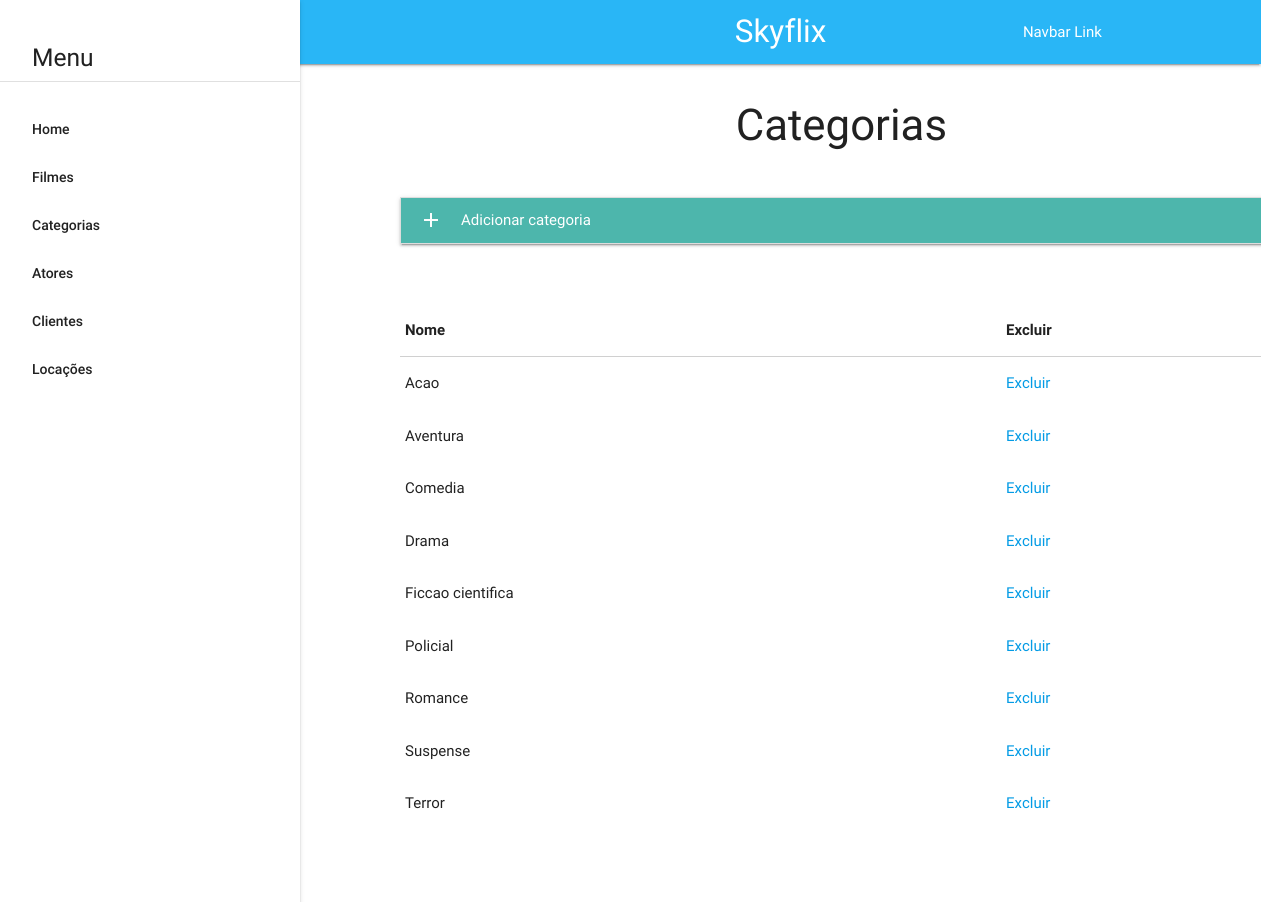
Page /categorias.php on the committed database.
### tables this page shows
CREATE TABLE IF NOT EXISTS `categoria` (
  `nome_categoria` varchar(30) NOT NULL,
  PRIMARY KEY (`nome_categoria`)
);

### back-end/mostrarCat.php (called while the page is built, shortened)
<?php
     $pega_dados = mysql_query("SELECT * FROM categoria");
?>

### categorias.php (the view, shortened to what this page needs)
<!DOCTYPE html>
<html lang="en">
<head>
  <link href="css/materialize.css" type="text/css" rel="stylesheet" media="screen,projection"/>
  <link href="css/style.css" type="text/css" rel="stylesheet" media="screen,projection"/>
</head>
<body>
  <nav class="light-blue lighten-1" role="navigation">
    <div class="nav-wrapper container"><a id="logo-container" href="#" class="brand-logo center">Skyflix</a>
      <ul class="right hide-on-med-and-down">
        <li><a href="#">Navbar Link</a></li>
      </ul>
    </div>
  </nav>
  <div class="content container" style="margin-left: 400px;">
    <div class="section">
      <div class="row">
        <div class="col s12">
        <h3 class="center ">Categorias</h3><br>
        <?php
        switch (($_POST['action'])) {
        case "":
?>
        <form action="" method="post" name="novo_categoria">
          <ul class="collapsible" data-collapsible="accordion">
            <li>
              <div class="collapsible-header teal lighten-2 white-text"><i class="material-icons">add</i>Adicionar categoria</div>
            </li>
          </ul>
        </form>
        <br><br>
        <form action="categorias.php" method="post" name="categorias">
          <table>
            <thead>
              <tr>
                  <th data-field="nome">Nome</th>
                  <th data-field="excluir">Excluir</th>
              </tr>
            </thead>
            <tbody>
<?php
            include('back-end/mostrarCat.php');
           while($mostra_dados = mysql_fetch_array($pega_dados)){
               $nome_categoria= $mostra_dados['nome_categoria'];
?>
              <tr>
                <td><?=$nome_categoria?></td>
                <td><a class="cursor" onclick="document.categorias.action.value='excluir_categoria'; document.categorias.nome_categoria.value='<?=$nome_categoria?>'; categorias.submit();">Excluir</a></td>
              </tr>
<?php
           }
?>
            </tbody>
          </table>
        </form>
        <br><br>
<?php
            break;
        }
        ?>
        </div>
      </div>
    </div>
  </div>
  <?php
  include('nav.php');
  ?>
  </body>
</html>

### css/style.css (style rules this page uses)
header, main, footer, nav { padding-left: 300px; }
.cursor { cursor: pointer; }

### rows in the picture
categoria: nome_categoria "Acao"
categoria: nome_categoria "Aventura"
categoria: nome_categoria "Comedia"
categoria: nome_categoria "Drama"
categoria: nome_categoria "Ficcao cientifica"
categoria: nome_categoria "Policial"
categoria: nome_categoria "Romance"
categoria: nome_categoria "Suspense"
categoria: nome_categoria "Terror"
